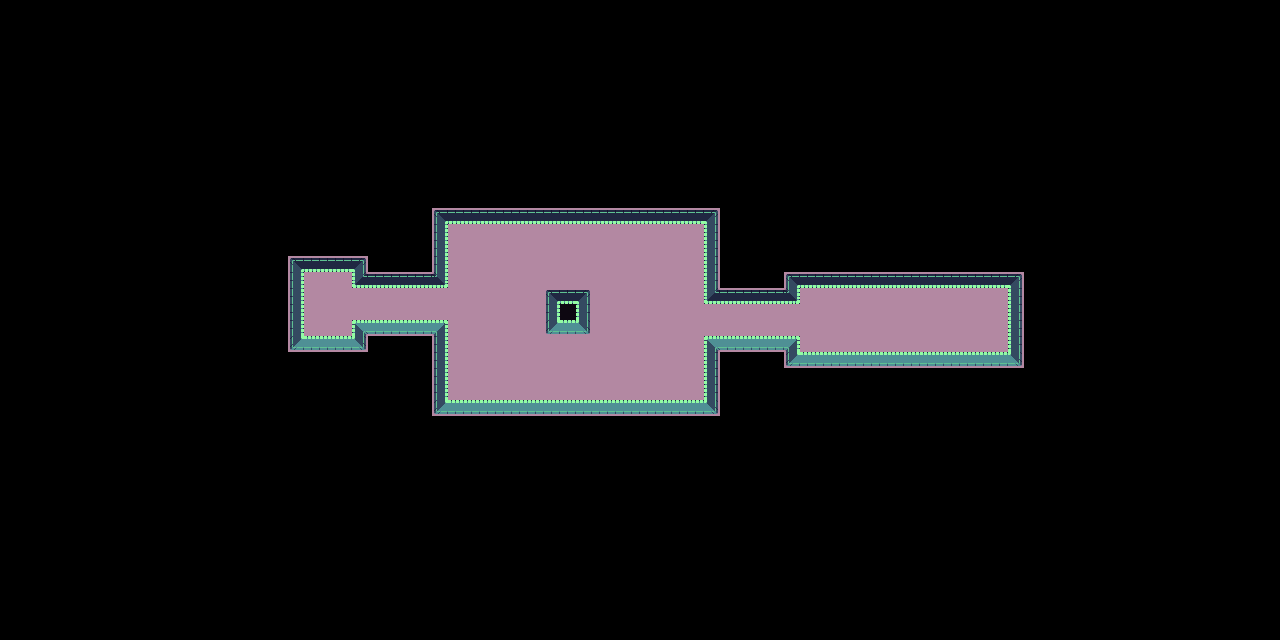

Below is a game level as drawn by its tile map, then a one-line description and the .tmx file that defines it, in full:
An orthogonal 80x40 tile map with 16x16 px tiles, 1 tile layer (Tile Layer 1) and 8 objects (room1, room2, start, room1door1, room1door2, ...).

<map version="1.4" tiledversion="1.4.2" orientation="orthogonal" renderorder="right-down" width="80" height="40" tilewidth="16" tileheight="16" infinite="0" nextlayerid="3" nextobjectid="12">
 <editorsettings>
  <export target="level1.json" format="json" />
 </editorsettings>
 <tileset firstgid="1" source="dungeon_simple.tsx" />
 <layer id="1" name="Tile Layer 1" width="80" height="40">
  <data encoding="csv">
0,0,0,0,0,0,0,0,0,0,0,0,0,0,0,0,0,0,0,0,0,0,0,0,0,0,0,0,0,0,0,0,0,0,0,0,0,0,0,0,0,0,0,0,0,0,0,0,0,0,0,0,0,0,0,0,0,0,0,0,0,0,0,0,0,0,0,0,0,0,0,0,0,0,0,0,0,0,0,0,
0,0,0,0,0,0,0,0,0,0,0,0,0,0,0,0,0,0,0,0,0,0,0,0,0,0,0,0,0,0,0,0,0,0,0,0,0,0,0,0,0,0,0,0,0,0,0,0,0,0,0,0,0,0,0,0,0,0,0,0,0,0,0,0,0,0,0,0,0,0,0,0,0,0,0,0,0,0,0,0,
0,0,0,0,0,0,0,0,0,0,0,0,0,0,0,0,0,0,0,0,0,0,0,0,0,0,0,0,0,0,0,0,0,0,0,0,0,0,0,0,0,0,0,0,0,0,0,0,0,0,0,0,0,0,0,0,0,0,0,0,0,0,0,0,0,0,0,0,0,0,0,0,0,0,0,0,0,0,0,0,
0,0,0,0,0,0,0,0,0,0,0,0,0,0,0,0,0,0,0,0,0,0,0,0,0,0,0,0,0,0,0,0,0,0,0,0,0,0,0,0,0,0,0,0,0,0,0,0,0,0,0,0,0,0,0,0,0,0,0,0,0,0,0,0,0,0,0,0,0,0,0,0,0,0,0,0,0,0,0,0,
0,0,0,0,0,0,0,0,0,0,0,0,0,0,0,0,0,0,0,0,0,0,0,0,0,0,0,0,0,0,0,0,0,0,0,0,0,0,0,0,0,0,0,0,0,0,0,0,0,0,0,0,0,0,0,0,0,0,0,0,0,0,0,0,0,0,0,0,0,0,0,0,0,0,0,0,0,0,0,0,
0,0,0,0,0,0,0,0,0,0,0,0,0,0,0,0,0,0,0,0,0,0,0,0,0,0,0,0,0,0,0,0,0,0,0,0,0,0,0,0,0,0,0,0,0,0,0,0,0,0,0,0,0,0,0,0,0,0,0,0,0,0,0,0,0,0,0,0,0,0,0,0,0,0,0,0,0,0,0,0,
0,0,0,0,0,0,0,0,0,0,0,0,0,0,0,0,0,0,0,0,0,0,0,0,0,0,0,0,0,0,0,0,0,0,0,0,0,0,0,0,0,0,0,0,0,0,0,0,0,0,0,0,0,0,0,0,0,0,0,0,0,0,0,0,0,0,0,0,0,0,0,0,0,0,0,0,0,0,0,0,
0,0,0,0,0,0,0,0,0,0,0,0,0,0,0,0,0,0,0,0,0,0,0,0,0,0,0,0,0,0,0,0,0,0,0,0,0,0,0,0,0,0,0,0,0,0,0,0,0,0,0,0,0,0,0,0,0,0,0,0,0,0,0,0,0,0,0,0,0,0,0,0,0,0,0,0,0,0,0,0,
0,0,0,0,0,0,0,0,0,0,0,0,0,0,0,0,0,0,0,0,0,0,0,0,0,0,0,0,0,0,0,0,0,0,0,0,0,0,0,0,0,0,0,0,0,0,0,0,0,0,0,0,0,0,0,0,0,0,0,0,0,0,0,0,0,0,0,0,0,0,0,0,0,0,0,0,0,0,0,0,
0,0,0,0,0,0,0,0,0,0,0,0,0,0,0,0,0,0,0,0,0,0,0,0,0,0,0,0,0,0,0,0,0,0,0,0,0,0,0,0,0,0,0,0,0,0,0,0,0,0,0,0,0,0,0,0,0,0,0,0,0,0,0,0,0,0,0,0,0,0,0,0,0,0,0,0,0,0,0,0,
0,0,0,0,0,0,0,0,0,0,0,0,0,0,0,0,0,0,0,0,0,0,0,0,0,0,0,0,0,0,0,0,0,0,0,0,0,0,0,0,0,0,0,0,0,0,0,0,0,0,0,0,0,0,0,0,0,0,0,0,0,0,0,0,0,0,0,0,0,0,0,0,0,0,0,0,0,0,0,0,
0,0,0,0,0,0,0,0,0,0,0,0,0,0,0,0,0,0,0,0,0,0,0,0,0,0,0,0,0,0,0,0,0,0,0,0,0,0,0,0,0,0,0,0,0,0,0,0,0,0,0,0,0,0,0,0,0,0,0,0,0,0,0,0,0,0,0,0,0,0,0,0,0,0,0,0,0,0,0,0,
0,0,0,0,0,0,0,0,0,0,0,0,0,0,0,0,0,0,0,0,0,0,0,0,0,0,0,0,0,0,0,0,0,0,0,0,0,0,0,0,0,0,0,0,0,0,0,0,0,0,0,0,0,0,0,0,0,0,0,0,0,0,0,0,0,0,0,0,0,0,0,0,0,0,0,0,0,0,0,0,
0,0,0,0,0,0,0,0,0,0,0,0,0,0,0,0,0,0,0,0,0,0,0,0,0,0,0,1,2,2,2,2,2,2,2,2,2,2,2,2,2,2,2,2,3,0,0,0,0,0,0,0,0,0,0,0,0,0,0,0,0,0,0,0,0,0,0,0,0,0,0,0,0,0,0,0,0,0,0,0,
0,0,0,0,0,0,0,0,0,0,0,0,0,0,0,0,0,0,0,0,0,0,0,0,0,0,0,20,7,7,7,7,7,7,7,7,7,7,7,7,7,7,7,7,22,0,0,0,0,0,0,0,0,0,0,0,0,0,0,0,0,0,0,0,0,0,0,0,0,0,0,0,0,0,0,0,0,0,0,0,
0,0,0,0,0,0,0,0,0,0,0,0,0,0,0,0,0,0,0,0,0,0,0,0,0,0,0,20,7,7,7,7,7,7,7,7,7,7,7,7,7,7,7,7,22,0,0,0,0,0,0,0,0,0,0,0,0,0,0,0,0,0,0,0,0,0,0,0,0,0,0,0,0,0,0,0,0,0,0,0,
0,0,0,0,0,0,0,0,0,0,0,0,0,0,0,0,0,0,1,2,2,2,3,0,0,0,0,20,7,7,7,7,7,7,7,7,7,7,7,7,7,7,7,7,22,0,0,0,0,0,0,0,0,0,0,0,0,0,0,0,0,0,0,0,0,0,0,0,0,0,0,0,0,0,0,0,0,0,0,0,
0,0,0,0,0,0,0,0,0,0,0,0,0,0,0,0,0,0,20,7,7,7,23,2,2,2,2,24,7,7,7,7,7,7,7,7,7,7,7,7,7,7,7,7,22,0,0,0,0,1,2,2,2,2,2,2,2,2,2,2,2,2,2,3,0,0,0,0,0,0,0,0,0,0,0,0,0,0,0,0,
0,0,0,0,0,0,0,0,0,0,0,0,0,0,0,0,0,0,20,7,7,7,7,7,7,7,7,7,7,7,7,7,7,7,1,2,3,7,7,7,7,7,7,7,23,2,2,2,2,24,7,7,7,7,7,7,7,7,7,7,7,7,7,22,0,0,0,0,0,0,0,0,0,0,0,0,0,0,0,0,
0,0,0,0,0,0,0,0,0,0,0,0,0,0,0,0,0,0,20,7,7,7,7,7,7,7,7,7,7,7,7,7,7,7,20,21,22,7,7,7,7,7,7,7,7,7,7,7,7,7,7,7,7,7,7,7,7,7,7,7,7,7,7,22,0,0,0,0,0,0,0,0,0,0,0,0,0,0,0,0,
0,0,0,0,0,0,0,0,0,0,0,0,0,0,0,0,0,0,20,7,7,7,4,40,40,40,40,5,7,7,7,7,7,7,39,40,41,7,7,7,7,7,7,7,7,7,7,7,7,7,7,7,7,7,7,7,7,7,7,7,7,7,7,22,0,0,0,0,0,0,0,0,0,0,0,0,0,0,0,0,
0,0,0,0,0,0,0,0,0,0,0,0,0,0,0,0,0,0,39,40,40,40,41,0,0,0,0,20,7,7,7,7,7,7,7,7,7,7,7,7,7,7,7,7,4,40,40,40,40,5,7,7,7,7,7,7,7,7,7,7,7,7,7,22,0,0,0,0,0,0,0,0,0,0,0,0,0,0,0,0,
0,0,0,0,0,0,0,0,0,0,0,0,0,0,0,0,0,0,0,0,0,0,0,0,0,0,0,20,7,7,7,7,7,7,7,7,7,7,7,7,7,7,7,7,22,0,0,0,0,39,40,40,40,40,40,40,40,40,40,40,40,40,40,41,0,0,0,0,0,0,0,0,0,0,0,0,0,0,0,0,
0,0,0,0,0,0,0,0,0,0,0,0,0,0,0,0,0,0,0,0,0,0,0,0,0,0,0,20,7,7,7,7,7,7,7,7,7,7,7,7,7,7,7,7,22,0,0,0,0,0,0,0,0,0,0,0,0,0,0,0,0,0,0,0,0,0,0,0,0,0,0,0,0,0,0,0,0,0,0,0,
0,0,0,0,0,0,0,0,0,0,0,0,0,0,0,0,0,0,0,0,0,0,0,0,0,0,0,20,7,7,7,7,7,7,7,7,7,7,7,7,7,7,7,7,22,0,0,0,0,0,0,0,0,0,0,0,0,0,0,0,0,0,0,0,0,0,0,0,0,0,0,0,0,0,0,0,0,0,0,0,
0,0,0,0,0,0,0,0,0,0,0,0,0,0,0,0,0,0,0,0,0,0,0,0,0,0,0,39,40,40,40,40,40,40,40,40,40,40,40,40,40,40,40,40,41,0,0,0,0,0,0,0,0,0,0,0,0,0,0,0,0,0,0,0,0,0,0,0,0,0,0,0,0,0,0,0,0,0,0,0,
0,0,0,0,0,0,0,0,0,0,0,0,0,0,0,0,0,0,0,0,0,0,0,0,0,0,0,0,0,0,0,0,0,0,0,0,0,0,0,0,0,0,0,0,0,0,0,0,0,0,0,0,0,0,0,0,0,0,0,0,0,0,0,0,0,0,0,0,0,0,0,0,0,0,0,0,0,0,0,0,
0,0,0,0,0,0,0,0,0,0,0,0,0,0,0,0,0,0,0,0,0,0,0,0,0,0,0,0,0,0,0,0,0,0,0,0,0,0,0,0,0,0,0,0,0,0,0,0,0,0,0,0,0,0,0,0,0,0,0,0,0,0,0,0,0,0,0,0,0,0,0,0,0,0,0,0,0,0,0,0,
0,0,0,0,0,0,0,0,0,0,0,0,0,0,0,0,0,0,0,0,0,0,0,0,0,0,0,0,0,0,0,0,0,0,0,0,0,0,0,0,0,0,0,0,0,0,0,0,0,0,0,0,0,0,0,0,0,0,0,0,0,0,0,0,0,0,0,0,0,0,0,0,0,0,0,0,0,0,0,0,
0,0,0,0,0,0,0,0,0,0,0,0,0,0,0,0,0,0,0,0,0,0,0,0,0,0,0,0,0,0,0,0,0,0,0,0,0,0,0,0,0,0,0,0,0,0,0,0,0,0,0,0,0,0,0,0,0,0,0,0,0,0,0,0,0,0,0,0,0,0,0,0,0,0,0,0,0,0,0,0,
0,0,0,0,0,0,0,0,0,0,0,0,0,0,0,0,0,0,0,0,0,0,0,0,0,0,0,0,0,0,0,0,0,0,0,0,0,0,0,0,0,0,0,0,0,0,0,0,0,0,0,0,0,0,0,0,0,0,0,0,0,0,0,0,0,0,0,0,0,0,0,0,0,0,0,0,0,0,0,0,
0,0,0,0,0,0,0,0,0,0,0,0,0,0,0,0,0,0,0,0,0,0,0,0,0,0,0,0,0,0,0,0,0,0,0,0,0,0,0,0,0,0,0,0,0,0,0,0,0,0,0,0,0,0,0,0,0,0,0,0,0,0,0,0,0,0,0,0,0,0,0,0,0,0,0,0,0,0,0,0,
0,0,0,0,0,0,0,0,0,0,0,0,0,0,0,0,0,0,0,0,0,0,0,0,0,0,0,0,0,0,0,0,0,0,0,0,0,0,0,0,0,0,0,0,0,0,0,0,0,0,0,0,0,0,0,0,0,0,0,0,0,0,0,0,0,0,0,0,0,0,0,0,0,0,0,0,0,0,0,0,
0,0,0,0,0,0,0,0,0,0,0,0,0,0,0,0,0,0,0,0,0,0,0,0,0,0,0,0,0,0,0,0,0,0,0,0,0,0,0,0,0,0,0,0,0,0,0,0,0,0,0,0,0,0,0,0,0,0,0,0,0,0,0,0,0,0,0,0,0,0,0,0,0,0,0,0,0,0,0,0,
0,0,0,0,0,0,0,0,0,0,0,0,0,0,0,0,0,0,0,0,0,0,0,0,0,0,0,0,0,0,0,0,0,0,0,0,0,0,0,0,0,0,0,0,0,0,0,0,0,0,0,0,0,0,0,0,0,0,0,0,0,0,0,0,0,0,0,0,0,0,0,0,0,0,0,0,0,0,0,0,
0,0,0,0,0,0,0,0,0,0,0,0,0,0,0,0,0,0,0,0,0,0,0,0,0,0,0,0,0,0,0,0,0,0,0,0,0,0,0,0,0,0,0,0,0,0,0,0,0,0,0,0,0,0,0,0,0,0,0,0,0,0,0,0,0,0,0,0,0,0,0,0,0,0,0,0,0,0,0,0,
0,0,0,0,0,0,0,0,0,0,0,0,0,0,0,0,0,0,0,0,0,0,0,0,0,0,0,0,0,0,0,0,0,0,0,0,0,0,0,0,0,0,0,0,0,0,0,0,0,0,0,0,0,0,0,0,0,0,0,0,0,0,0,0,0,0,0,0,0,0,0,0,0,0,0,0,0,0,0,0,
0,0,0,0,0,0,0,0,0,0,0,0,0,0,0,0,0,0,0,0,0,0,0,0,0,0,0,0,0,0,0,0,0,0,0,0,0,0,0,0,0,0,0,0,0,0,0,0,0,0,0,0,0,0,0,0,0,0,0,0,0,0,0,0,0,0,0,0,0,0,0,0,0,0,0,0,0,0,0,0,
0,0,0,0,0,0,0,0,0,0,0,0,0,0,0,0,0,0,0,0,0,0,0,0,0,0,0,0,0,0,0,0,0,0,0,0,0,0,0,0,0,0,0,0,0,0,0,0,0,0,0,0,0,0,0,0,0,0,0,0,0,0,0,0,0,0,0,0,0,0,0,0,0,0,0,0,0,0,0,0,
0,0,0,0,0,0,0,0,0,0,0,0,0,0,0,0,0,0,0,0,0,0,0,0,0,0,0,0,0,0,0,0,0,0,0,0,0,0,0,0,0,0,0,0,0,0,0,0,0,0,0,0,0,0,0,0,0,0,0,0,0,0,0,0,0,0,0,0,0,0,0,0,0,0,0,0,0,0,0,0
</data>
 </layer>
 <objectgroup id="2" name="Object Layer 1">
  <object id="2" name="room1" x="464" y="224" width="240" height="176">
   <properties>
    <property name="door1" type="object" value="7" />
    <property name="door2" type="object" value="8" />
    <property name="door3" type="object" value="9" />
    <property name="door4" type="object" value="10" />
   </properties>
  </object>
  <object id="3" name="room2" x="800" y="288" width="208" height="64" />
  <object id="6" name="start" x="320" y="304">
   <point />
  </object>
  <object id="7" name="room1door1" x="704" y="304">
   <point />
  </object>
  <object id="8" name="room1door2" x="704" y="320">
   <point />
  </object>
  <object id="9" name="room1door3" x="432" y="288">
   <point />
  </object>
  <object id="10" name="room1door4" x="432" y="304">
   <point />
  </object>
  <object id="11" x="480" y="256">
   <point />
  </object>
 </objectgroup>
</map>
